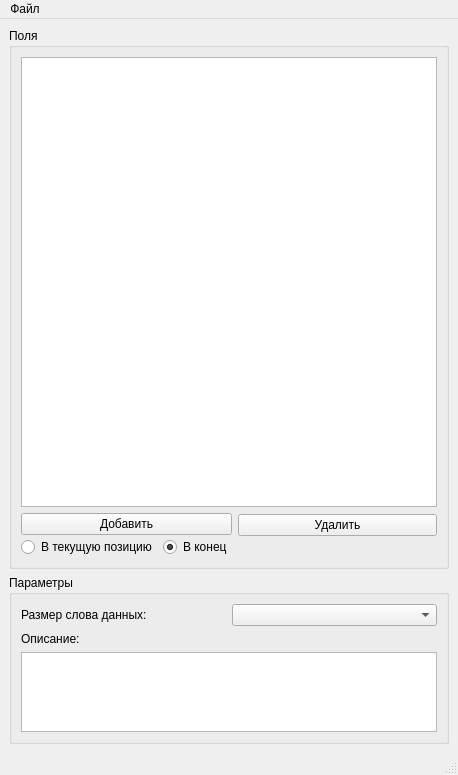
<?xml version="1.0" encoding="UTF-8"?>
<ui version="4.0">
 <class>FormularEditor</class>
 <widget class="QMainWindow" name="FormularEditor">
  <property name="geometry">
   <rect>
    <x>0</x>
    <y>0</y>
    <width>458</width>
    <height>775</height>
   </rect>
  </property>
  <property name="windowTitle">
   <string>Редактор формуляров</string>
  </property>
  <widget class="QWidget" name="centralwidget">
   <layout class="QVBoxLayout" name="verticalLayout_4">
    <item>
     <widget class="QGroupBox" name="groupBox">
      <property name="sizePolicy">
       <sizepolicy hsizetype="Preferred" vsizetype="Preferred">
        <horstretch>0</horstretch>
        <verstretch>0</verstretch>
       </sizepolicy>
      </property>
      <property name="title">
       <string>Поля</string>
      </property>
      <layout class="QVBoxLayout" name="verticalLayout_5">
       <item>
        <widget class="QTableView" name="tableView">
         <property name="sizePolicy">
          <sizepolicy hsizetype="Expanding" vsizetype="Expanding">
           <horstretch>0</horstretch>
           <verstretch>0</verstretch>
          </sizepolicy>
         </property>
         <property name="editTriggers">
          <set>QAbstractItemView::DoubleClicked</set>
         </property>
         <property name="tabKeyNavigation">
          <bool>false</bool>
         </property>
         <property name="dragEnabled">
          <bool>false</bool>
         </property>
         <property name="dragDropOverwriteMode">
          <bool>false</bool>
         </property>
         <property name="dragDropMode">
          <enum>QAbstractItemView::NoDragDrop</enum>
         </property>
         <property name="defaultDropAction">
          <enum>Qt::IgnoreAction</enum>
         </property>
         <property name="alternatingRowColors">
          <bool>false</bool>
         </property>
         <property name="selectionMode">
          <enum>QAbstractItemView::SingleSelection</enum>
         </property>
         <property name="selectionBehavior">
          <enum>QAbstractItemView::SelectRows</enum>
         </property>
        </widget>
       </item>
       <item>
        <layout class="QHBoxLayout" name="horizontalLayout">
         <item>
          <layout class="QVBoxLayout" name="verticalLayout">
           <property name="spacing">
            <number>2</number>
           </property>
           <property name="sizeConstraint">
            <enum>QLayout::SetDefaultConstraint</enum>
           </property>
           <item>
            <widget class="QPushButton" name="addFieldButton">
             <property name="text">
              <string>Добавить</string>
             </property>
            </widget>
           </item>
           <item>
            <layout class="QHBoxLayout" name="horizontalLayout_3">
             <property name="spacing">
              <number>6</number>
             </property>
             <property name="sizeConstraint">
              <enum>QLayout::SetDefaultConstraint</enum>
             </property>
             <item>
              <widget class="QRadioButton" name="toCurrentRadio">
               <property name="text">
                <string>В текущую позицию</string>
               </property>
               <property name="checked">
                <bool>false</bool>
               </property>
              </widget>
             </item>
             <item>
              <widget class="QRadioButton" name="toEndRadio">
               <property name="text">
                <string>В конец</string>
               </property>
               <property name="checked">
                <bool>true</bool>
               </property>
              </widget>
             </item>
            </layout>
           </item>
          </layout>
         </item>
         <item>
          <layout class="QVBoxLayout" name="verticalLayout_2">
           <property name="spacing">
            <number>2</number>
           </property>
           <property name="sizeConstraint">
            <enum>QLayout::SetDefaultConstraint</enum>
           </property>
           <item>
            <widget class="QPushButton" name="removeFieldButton">
             <property name="text">
              <string>Удалить</string>
             </property>
            </widget>
           </item>
           <item>
            <spacer name="verticalSpacer">
             <property name="orientation">
              <enum>Qt::Vertical</enum>
             </property>
             <property name="sizeType">
              <enum>QSizePolicy::Preferred</enum>
             </property>
             <property name="sizeHint" stdset="0">
              <size>
               <width>20</width>
               <height>20</height>
              </size>
             </property>
            </spacer>
           </item>
          </layout>
         </item>
        </layout>
       </item>
      </layout>
     </widget>
    </item>
    <item>
     <widget class="QGroupBox" name="groupBox_2">
      <property name="sizePolicy">
       <sizepolicy hsizetype="Preferred" vsizetype="Preferred">
        <horstretch>0</horstretch>
        <verstretch>0</verstretch>
       </sizepolicy>
      </property>
      <property name="title">
       <string>Параметры</string>
      </property>
      <layout class="QVBoxLayout" name="verticalLayout_3">
       <item>
        <layout class="QHBoxLayout" name="horizontalLayout_2">
         <property name="sizeConstraint">
          <enum>QLayout::SetDefaultConstraint</enum>
         </property>
         <item>
          <widget class="QLabel" name="label">
           <property name="sizePolicy">
            <sizepolicy hsizetype="Preferred" vsizetype="Fixed">
             <horstretch>0</horstretch>
             <verstretch>0</verstretch>
            </sizepolicy>
           </property>
           <property name="text">
            <string>Размер слова данных:</string>
           </property>
          </widget>
         </item>
         <item>
          <widget class="QComboBox" name="capacityBox"/>
         </item>
        </layout>
       </item>
       <item>
        <widget class="QLabel" name="label_2">
         <property name="sizePolicy">
          <sizepolicy hsizetype="Preferred" vsizetype="Fixed">
           <horstretch>0</horstretch>
           <verstretch>0</verstretch>
          </sizepolicy>
         </property>
         <property name="text">
          <string>Описание:</string>
         </property>
        </widget>
       </item>
       <item>
        <widget class="QTextEdit" name="descriptionEdit">
         <property name="sizePolicy">
          <sizepolicy hsizetype="Expanding" vsizetype="Ignored">
           <horstretch>0</horstretch>
           <verstretch>0</verstretch>
          </sizepolicy>
         </property>
         <property name="minimumSize">
          <size>
           <width>0</width>
           <height>80</height>
          </size>
         </property>
         <property name="baseSize">
          <size>
           <width>0</width>
           <height>0</height>
          </size>
         </property>
        </widget>
       </item>
      </layout>
     </widget>
    </item>
   </layout>
  </widget>
  <widget class="QMenuBar" name="menubar">
   <property name="geometry">
    <rect>
     <x>0</x>
     <y>0</y>
     <width>458</width>
     <height>21</height>
    </rect>
   </property>
   <widget class="QMenu" name="menu">
    <property name="title">
     <string>Файл</string>
    </property>
    <addaction name="newAction"/>
    <addaction name="openAction"/>
    <addaction name="separator"/>
    <addaction name="saveAction"/>
    <addaction name="saveAsAction"/>
    <addaction name="separator"/>
    <addaction name="closeAction"/>
   </widget>
   <addaction name="menu"/>
  </widget>
  <widget class="QStatusBar" name="statusbar"/>
  <action name="openAction">
   <property name="text">
    <string>Открыть</string>
   </property>
   <property name="shortcut">
    <string>Ctrl+O</string>
   </property>
  </action>
  <action name="saveAction">
   <property name="text">
    <string>Сохранить</string>
   </property>
   <property name="shortcut">
    <string>Ctrl+S</string>
   </property>
  </action>
  <action name="saveAsAction">
   <property name="text">
    <string>Сохранить как...</string>
   </property>
  </action>
  <action name="newAction">
   <property name="text">
    <string>Новый</string>
   </property>
   <property name="shortcut">
    <string>Ctrl+N</string>
   </property>
  </action>
  <action name="closeAction">
   <property name="text">
    <string>Закрыть</string>
   </property>
   <property name="shortcut">
    <string>Ctrl+Q</string>
   </property>
  </action>
 </widget>
 <resources/>
 <connections/>
</ui>
